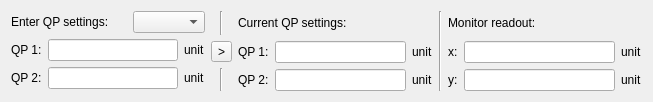
<?xml version="1.0" encoding="UTF-8"?>
<ui version="4.0">
 <class>OVM_Step</class>
 <widget class="QWidget" name="OVM_Step">
  <property name="geometry">
   <rect>
    <x>0</x>
    <y>0</y>
    <width>653</width>
    <height>102</height>
   </rect>
  </property>
  <property name="sizePolicy">
   <sizepolicy hsizetype="Preferred" vsizetype="Fixed">
    <horstretch>0</horstretch>
    <verstretch>0</verstretch>
   </sizepolicy>
  </property>
  <property name="windowTitle">
   <string>Set the n-th optic</string>
  </property>
  <layout class="QHBoxLayout" name="horizontalLayout">
   <item>
    <layout class="QVBoxLayout" name="input_layout" stretch="1,0">
     <item>
      <layout class="QHBoxLayout" name="input_head_layout">
       <item>
        <widget class="QLabel" name="input_values_title">
         <property name="text">
          <string>Enter QP settings:</string>
         </property>
        </widget>
       </item>
       <item>
        <spacer name="horizontalSpacer">
         <property name="orientation">
          <enum>Qt::Horizontal</enum>
         </property>
         <property name="sizeHint" stdset="0">
          <size>
           <width>0</width>
           <height>20</height>
          </size>
         </property>
        </spacer>
       </item>
       <item>
        <widget class="QComboBox" name="focus_choice"/>
       </item>
      </layout>
     </item>
     <item>
      <layout class="QGridLayout" name="input_values_layout" columnstretch="0,1,0">
       <item row="0" column="0">
        <widget class="QLabel" name="input_qp1_label">
         <property name="text">
          <string>QP 1:</string>
         </property>
        </widget>
       </item>
       <item row="1" column="0">
        <widget class="QLabel" name="input_qp2_label">
         <property name="text">
          <string>QP 2:</string>
         </property>
        </widget>
       </item>
       <item row="0" column="1">
        <widget class="QLineEdit" name="input_qp1_value">
         <property name="sizePolicy">
          <sizepolicy hsizetype="Expanding" vsizetype="Fixed">
           <horstretch>1</horstretch>
           <verstretch>0</verstretch>
          </sizepolicy>
         </property>
         <property name="alignment">
          <set>Qt::AlignRight|Qt::AlignTrailing|Qt::AlignVCenter</set>
         </property>
        </widget>
       </item>
       <item row="1" column="1">
        <widget class="QLineEdit" name="input_qp2_value">
         <property name="sizePolicy">
          <sizepolicy hsizetype="Expanding" vsizetype="Fixed">
           <horstretch>1</horstretch>
           <verstretch>0</verstretch>
          </sizepolicy>
         </property>
         <property name="alignment">
          <set>Qt::AlignRight|Qt::AlignTrailing|Qt::AlignVCenter</set>
         </property>
        </widget>
       </item>
       <item row="0" column="2">
        <widget class="QLabel" name="input_qp1_unit">
         <property name="text">
          <string>unit</string>
         </property>
        </widget>
       </item>
       <item row="1" column="2">
        <widget class="QLabel" name="input_qp2_unit">
         <property name="text">
          <string>unit</string>
         </property>
        </widget>
       </item>
      </layout>
     </item>
    </layout>
   </item>
   <item>
    <layout class="QVBoxLayout" name="exec_layout">
     <item alignment="Qt::AlignHCenter">
      <widget class="Line" name="line_above">
       <property name="orientation">
        <enum>Qt::Vertical</enum>
       </property>
      </widget>
     </item>
     <item alignment="Qt::AlignHCenter">
      <widget class="QToolButton" name="exec_button">
       <property name="toolTip">
        <string>Apply current settings</string>
       </property>
       <property name="text">
        <string>&gt;</string>
       </property>
      </widget>
     </item>
     <item alignment="Qt::AlignHCenter">
      <widget class="Line" name="line_below">
       <property name="orientation">
        <enum>Qt::Vertical</enum>
       </property>
      </widget>
     </item>
    </layout>
   </item>
   <item>
    <layout class="QVBoxLayout" name="displ_layout" stretch="1,0">
     <item>
      <layout class="QHBoxLayout" name="displ_head_layout">
       <item>
        <widget class="QLabel" name="displ_values_title">
         <property name="text">
          <string>Current QP settings:</string>
         </property>
        </widget>
       </item>
      </layout>
     </item>
     <item>
      <layout class="QGridLayout" name="displ_values_layout" columnstretch="0,1,0">
       <item row="0" column="0">
        <widget class="QLabel" name="displ_qp1_label">
         <property name="text">
          <string>QP 1:</string>
         </property>
        </widget>
       </item>
       <item row="1" column="0">
        <widget class="QLabel" name="displ_qp2_label">
         <property name="text">
          <string>QP 2:</string>
         </property>
        </widget>
       </item>
       <item row="0" column="1">
        <widget class="QLineEdit" name="displ_qp1_value">
         <property name="sizePolicy">
          <sizepolicy hsizetype="Expanding" vsizetype="Fixed">
           <horstretch>1</horstretch>
           <verstretch>0</verstretch>
          </sizepolicy>
         </property>
         <property name="alignment">
          <set>Qt::AlignRight|Qt::AlignTrailing|Qt::AlignVCenter</set>
         </property>
         <property name="readOnly">
          <bool>true</bool>
         </property>
        </widget>
       </item>
       <item row="1" column="1">
        <widget class="QLineEdit" name="displ_qp2_value">
         <property name="sizePolicy">
          <sizepolicy hsizetype="Expanding" vsizetype="Fixed">
           <horstretch>1</horstretch>
           <verstretch>0</verstretch>
          </sizepolicy>
         </property>
         <property name="alignment">
          <set>Qt::AlignRight|Qt::AlignTrailing|Qt::AlignVCenter</set>
         </property>
         <property name="readOnly">
          <bool>true</bool>
         </property>
        </widget>
       </item>
       <item row="0" column="2">
        <widget class="QLabel" name="displ_qp1_unit">
         <property name="text">
          <string>unit</string>
         </property>
        </widget>
       </item>
       <item row="1" column="2">
        <widget class="QLabel" name="displ_qp2_unit">
         <property name="text">
          <string>unit</string>
         </property>
        </widget>
       </item>
      </layout>
     </item>
    </layout>
   </item>
   <item>
    <widget class="Line" name="line_3">
     <property name="orientation">
      <enum>Qt::Vertical</enum>
     </property>
    </widget>
   </item>
   <item>
    <layout class="QVBoxLayout" name="monitor_layout" stretch="1,0">
     <item>
      <layout class="QHBoxLayout" name="monitor_head_layout">
       <item>
        <widget class="QLabel" name="monitor_values_title">
         <property name="text">
          <string>Monitor readout:</string>
         </property>
        </widget>
       </item>
      </layout>
     </item>
     <item>
      <layout class="QGridLayout" name="monitor_values_layout" rowstretch="0,0" columnstretch="0,1,0">
       <item row="0" column="0">
        <widget class="QLabel" name="monitor_x_label">
         <property name="text">
          <string>x:</string>
         </property>
        </widget>
       </item>
       <item row="1" column="0">
        <widget class="QLabel" name="monitor_y_label">
         <property name="text">
          <string>y:</string>
         </property>
        </widget>
       </item>
       <item row="0" column="1">
        <widget class="QLineEdit" name="monitor_x_value">
         <property name="sizePolicy">
          <sizepolicy hsizetype="Expanding" vsizetype="Fixed">
           <horstretch>1</horstretch>
           <verstretch>0</verstretch>
          </sizepolicy>
         </property>
         <property name="alignment">
          <set>Qt::AlignRight|Qt::AlignTrailing|Qt::AlignVCenter</set>
         </property>
         <property name="readOnly">
          <bool>true</bool>
         </property>
        </widget>
       </item>
       <item row="1" column="1">
        <widget class="QLineEdit" name="monitor_y_value">
         <property name="sizePolicy">
          <sizepolicy hsizetype="Expanding" vsizetype="Fixed">
           <horstretch>1</horstretch>
           <verstretch>0</verstretch>
          </sizepolicy>
         </property>
         <property name="alignment">
          <set>Qt::AlignRight|Qt::AlignTrailing|Qt::AlignVCenter</set>
         </property>
         <property name="readOnly">
          <bool>true</bool>
         </property>
        </widget>
       </item>
       <item row="0" column="2">
        <widget class="QLabel" name="monitor_x_unit">
         <property name="text">
          <string>unit</string>
         </property>
        </widget>
       </item>
       <item row="1" column="2">
        <widget class="QLabel" name="monitor_y_unit">
         <property name="text">
          <string>unit</string>
         </property>
        </widget>
       </item>
      </layout>
     </item>
    </layout>
   </item>
  </layout>
 </widget>
 <resources/>
 <connections/>
</ui>
